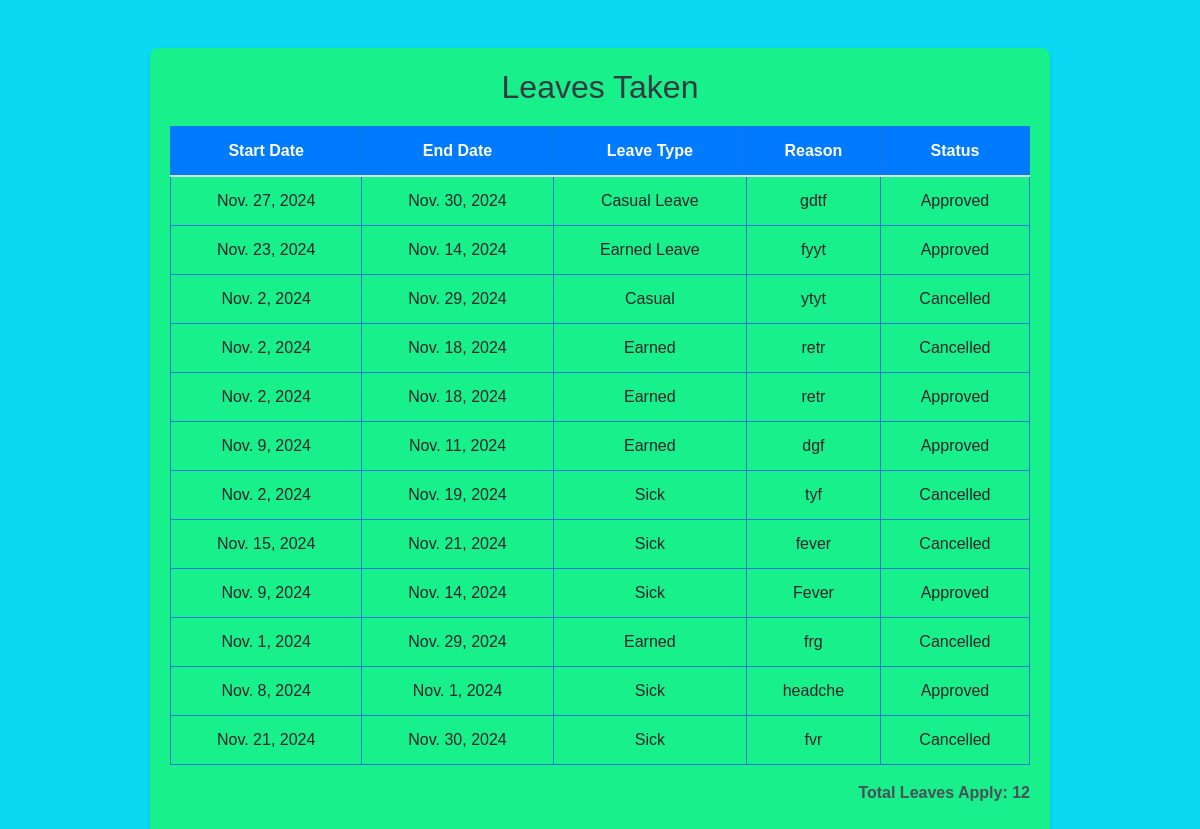
The page /holidays-taken/ (signed in) on the database its author committed.
### main/models.py (models this page shows, shortened)
class Leave(models.Model):
    LEAVE_TYPES = [
        ('Sick', 'Sick Leave'),
        ('Casual', 'Casual Leave'),
        ('Earned', 'Earned Leave'),
        ('Maternity', 'Maternity Leave'),
        ('Paternity', 'Paternity Leave'),
        ('Vacation', 'Vacation Leave'),
    ]
    employee = models.ForeignKey(User, on_delete=models.CASCADE)  # Relation with User
    employee_unique_id = models.CharField(max_length=20)  # Renamed employee ID field
    start_date = models.DateField()
    end_date = models.DateField()
    leave_type = models.CharField(max_length=20, choices=LEAVE_TYPES)  # Added choices for leave types
    reason = models.TextField()
    status = models.CharField(max_length=20, default="Pending")
    applied_on = models.DateTimeField(auto_now_add=True)  # Timestamp when the leave is applied

### main/views.py (the view)
# urls.py: path('holidays-taken/', views.holidays_taken, name='holidays_taken'),
@login_required
def holidays_taken(request):
    leaves = Leave.objects.filter(employee=request.user)
    leave_count = leaves.count()  # Count the total number of leaves taken
    return render(request, 'holidays_taken.html', {
        'leaves': leaves,
        'leave_count': leave_count,
    })

### main/templates/holidays_taken.html (shortened to what this page needs)
<!DOCTYPE html>
<html lang="en">
<head>
    <link rel="stylesheet" href="https://stackpath.bootstrapcdn.com/bootstrap/4.5.2/css/bootstrap.min.css">
</head>
<body>
    <div class="container mt-5">
        <h2>Leaves Taken</h2>
        <table class="table table-bordered">
            <thead>
                <tr>
                    <th>Start Date</th>
                    <th>End Date</th>
                    <th>Leave Type</th>
                    <th>Reason</th>
                    <th>Status</th>
                </tr>
            </thead>
            <tbody>
                {% for leave in leaves %}
                    <tr>
                        <td>{{ leave.start_date }}</td>
                        <td>{{ leave.end_date }}</td>
                        <td>{{ leave.leave_type }}</td>
                        <td>{{ leave.reason }}</td>
                        <td>{{ leave.status }}</td>
                    </tr>
                {% empty %}
                    <tr>
                        <td colspan="5">No leave requests found.</td>
                    </tr>
                {% endfor %}
            </tbody>
        </table>
        <p>Total Leaves Apply: {{ leave_count }}</p>
    </div>
</body>
</html>

### main/templates/holidays_taken.html (style rules this page uses)
body { background-color: #0bd9f4; font-family: Arial, sans-serif; }
.container { background-color: #18f08b; padding: 20px; border-radius: 8px; box-shadow: 0 4px 6px rgba(0, 0, 0, 0.1); max-width: 900px; }
h2 { text-align: center; color: #343a40; margin-bottom: 20px; }
.table { margin-top: 20px; }
.table thead th { background-color: #007bff; color: #ffffff; text-align: center; }
.table tbody td { text-align: center; }
.table-bordered td, .table-bordered th { border: 1px solid #1778d9; }
p { text-align: right; font-weight: bold; color: #495057; }

### rows shown on the page
Leave: start_date "Nov. 27, 2024", end_date "Nov. 30, 2024", leave_type "Casual Leave", reason "gdtf", status "Approved"
Leave: start_date "Nov. 23, 2024", end_date "Nov. 14, 2024", leave_type "Earned Leave", reason "fyyt", status "Approved"
Leave: start_date "Nov. 2, 2024", end_date "Nov. 29, 2024", leave_type "Casual", reason "ytyt", status "Cancelled"
Leave: start_date "Nov. 2, 2024", end_date "Nov. 18, 2024", leave_type "Earned", reason "retr", status "Cancelled"
Leave: start_date "Nov. 2, 2024", end_date "Nov. 18, 2024", leave_type "Earned", reason "retr", status "Approved"
Leave: start_date "Nov. 9, 2024", end_date "Nov. 11, 2024", leave_type "Earned", reason "dgf", status "Approved"
Leave: start_date "Nov. 2, 2024", end_date "Nov. 19, 2024", leave_type "Sick", reason "tyf", status "Cancelled"
Leave: start_date "Nov. 15, 2024", end_date "Nov. 21, 2024", leave_type "Sick", reason "fever", status "Cancelled"
Leave: start_date "Nov. 9, 2024", end_date "Nov. 14, 2024", leave_type "Sick", reason "Fever", status "Approved"
Leave: start_date "Nov. 1, 2024", end_date "Nov. 29, 2024", leave_type "Earned", reason "frg", status "Cancelled"
Leave: start_date "Nov. 8, 2024", end_date "Nov. 1, 2024", leave_type "Sick", reason "headche", status "Approved"
Leave: start_date "Nov. 21, 2024", end_date "Nov. 30, 2024", leave_type "Sick", reason "fvr", status "Cancelled"

### other values the page prints
{{ leave_count }} "12"
